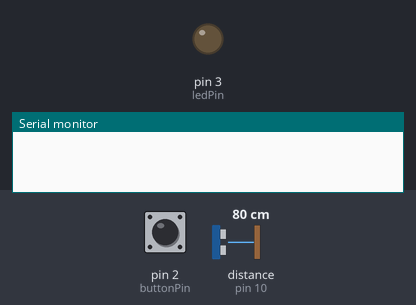
This sketch was run on a simulated Arduino Uno, built with avr-gcc and run on an emulated ATmega328P. Shown: output pins drawn as LEDs (lit = HIGH), the last lines printed to the serial monitor. Wiring (inferred from the names in the program): ultrasonic range finder: trigger pin 9; echo pin 10. The test bench sets the inputs (shaded band); at power-on: distance to the obstacle (sensor on pin 10) 80 cm, pin 2 (buttonPin) HIGH. The echo pulse lasts 58.3 µs per cm; pins used as bus, display or sensor lines are not drawn.

Above: at 1.2 s.
1.3 s: distance to the obstacle (sensor on pin 10) set to 18 cm
2.8 s: distance to the obstacle (sensor on pin 10) set to 14 cm
At 3.2 s:
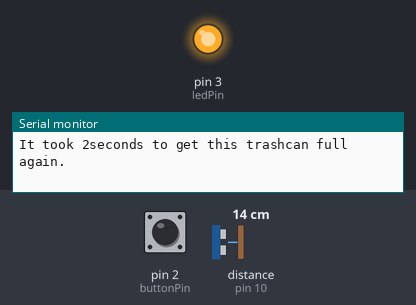
4.3 s: pin 2 (buttonPin) pulled LOW for 0.15 s
At 4.8 s:
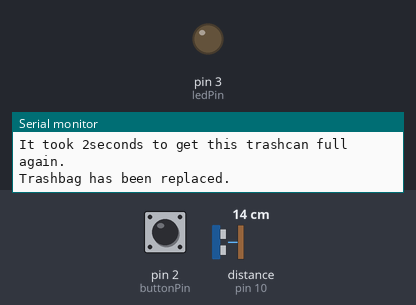
Timing chart, 0 to 7.3 s (numbered marks = the images above; inputs shaded):
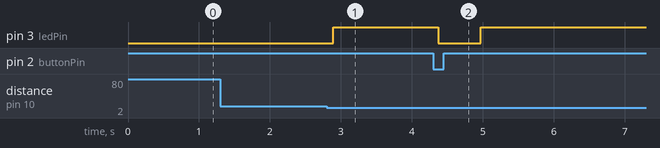

The sketch:

Arduino_STBS_code.ino
```cpp
/*
  Ultrasonic Sensor HC-SR04 and LED Control
  Turns on an LED when an object is close enough.
  Alerts only once when the threshold distance is met.
*/

// Define pins for the ultrasonic sensor
const int trigPin = 9;
const int echoPin = 10;
const int ledPin = 3; // Define pin for the LED
const int buttonPin = 2; //button pin

// Define variables
long duration;
int distance;
// Set the threshold distance in centimeters
const int thresholdDistance = 15; //15cm from the sensor
unsigned long emptyTime = 0; // when we replace the trashbag (millis())
unsigned long fullTime = 0;  // when the trashcan is full (millis())
bool trashFull = false; // status of trashcan
bool buttonPressed = false; //status of button

// Variable to track whether the alert has been triggered
//bool alertTriggered = false;

void setup() {
  // Set the pin modes
  pinMode(trigPin, OUTPUT); // Sets the trigPin as an Output
  pinMode(echoPin, INPUT);  // Sets the echoPin as an Input
  pinMode(ledPin, OUTPUT);  // Sets the ledPin as an Output
  pinMode(buttonPin, INPUT_PULLUP); // sets the buttonpin as pullup
  // Start serial communication
  Serial.begin(9600);
}

void loop() {
  // Clears the trigPin
  digitalWrite(trigPin, LOW);
  delayMicroseconds(2);

  // Sets the trigPin on HIGH state for 10 microseconds
  digitalWrite(trigPin, HIGH);
  delayMicroseconds(10);
  digitalWrite(trigPin, LOW);

  // Reads the echoPin, returns the sound wave travel time in microseconds
  duration = pulseIn(echoPin, HIGH);

  // Calculate the distance in cm
  distance = duration * 0.034 / 2;

  //debugging
  //Serial.print("Distance:");
  //Serial.println(distance);

  // Print the distance to the Serial Monitor
  if (distance > 0 && distance <= thresholdDistance) {
    if (!trashFull) {
      trashFull = true;
      digitalWrite(ledPin, HIGH); // Turn on the LED
      fullTime = millis(); //time spent to get the trashcan full again
      unsigned long timeToFill = fullTime - emptyTime;
      Serial.print("This can is full. Please replace the trash bag.");
      Serial.print("Trashcan has ");
      Serial.print(distance);
      Serial.println(" cm left.");
      Serial.print("It took ");
      Serial.print(timeToFill / 1000); // 초 단위로 출력
      Serial.println("seconds to get this trashcan full again.");
    }
  } //else {
    //if (trashFull) {
      //trashFull = false; //when the trashcan is not full.
    //}
    //digitalWrite(ledPin, LOW); // Turn off the LED
    // Reset the alert when the trash level goes below the threshold
  //}

  if (digitalRead(buttonPin) == LOW && !buttonPressed) {
    buttonPressed = true;
    emptyTime = millis(); // When we replaced the trashbag
    Serial.println("Trashbag has been replaced.");
    trashFull = false;
    digitalWrite(ledPin, LOW); //turn off LED
    delay(500); // 버튼 디바운싱을 위한 딜레이
  }

  if (digitalRead(buttonPin) == HIGH && buttonPressed) {
    buttonPressed = false;         // 버튼 상태 초기화
  }

  delay(100); // Small delay for stable readings
}
```

Measured:
- the behaviour switches between 17 and 16 cm on distance to the obstacle (sensor on pin 10) (found by bisection; images 0 and 1)
- after the input at 1.3 s, every drawn part: stays the same
- after the input at 2.8 s, pin 3 (ledPin): LOW → HIGH after 0.09 s
- after the input at 4.3 s, pin 3 (ledPin): HIGH → LOW after 0.07 s, → HIGH 0.60 s later
